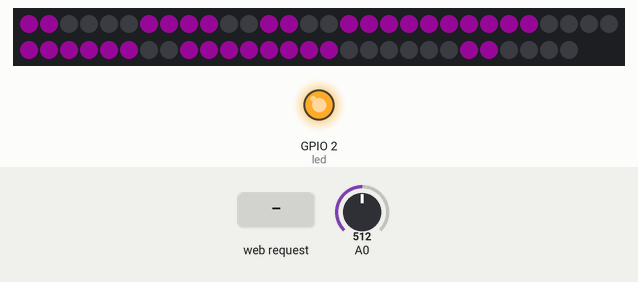
Simulated run of this sketch. Board: ESP8266 (NodeMCU). Parts: 58 RGB LEDs in strip order, left to right, continuing on the next row, output pins drawn as LEDs (lit = HIGH). Inputs (shaded band) come from the test bench; at power-on: A0 = 512. Dim RGB values are drawn brighter than linear; WiFi joins after 1.5 s; servers stay silent unless stated; network time is answered at once with the bench clock; the local clock reads 2024-03-15 10:24:30 at power-on unless the sketch sets it; not simulated (calls return 0 or success): credentials.h; what the sketch prints to the serial monitor is not drawn.

Above: at 3.2 s.
3.3 s: HTTP request GET /?r=1&g=1&b=1 received
At 4.8 s:
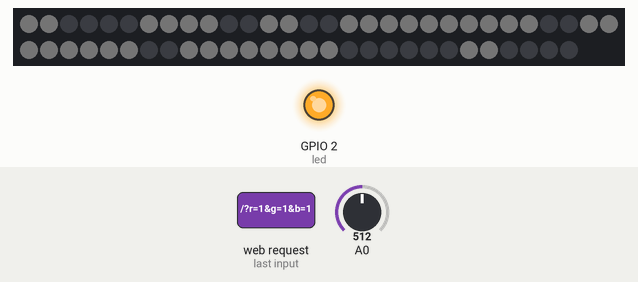
7.3 s: HTTP request GET /t received
Timing chart, 0 to 10.3 s (numbered marks = the images above; inputs shaded):
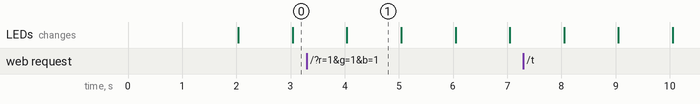

The sketch:

clockRTC.ino
```cpp
#include <NeoPixelBus.h>
#include <ESP8266WiFi.h>
#include <WiFiClient.h>
#include <ESP8266HTTPClient.h>
#include <ESP8266WebServer.h>
#include "credentials.h"
#include <Wire.h>
#include <RtcDS3231.h>
#include <NTPClient.h>
#include <WiFiUdp.h>

#include <Timezone.h>    // https://github.com/JChristensen/Timezone
// Central European Time (Frankfurt, Paris)
TimeChangeRule CEST = {"CEST", Last, Sun, Mar, 2, 120};     // Central European Summer Time
TimeChangeRule CET = {"CET ", Last, Sun, Oct, 3, 60};       // Central European Standard Time
Timezone CE(CEST, CET);

#define NUM_LEDS 58

WiFiUDP ntpUDP;
NTPClient timeClient(ntpUDP);

RtcDS3231<TwoWire> rtcObject(Wire);

int tSecond = 0;
int tHour = 20;
int tMinute = 22;
int divisor = 1024;
int r = 45;
int g = 0;
int b = 45;
boolean dot=true;

const uint8_t PixelPin = 3;  // make sure to set this to the correct pin, ignored for Esp8266(set to 3 by default for DMA)
NeoPixelBus<NeoGrbFeature, Neo800KbpsMethod> ledstrip(NUM_LEDS, PixelPin);
const int led = LED_BUILTIN;
int digits[10][7] = {
  {1, 1, 1, 0, 1, 1, 1}, //0
  {1, 0, 0, 0, 1, 0, 0}, //1
  {0, 1, 1, 1, 1, 1, 0}, //2
  {1, 1, 0, 1, 1, 1, 0}, //3
  {1, 0, 0, 1, 1, 0, 1}, //4
  {1, 1, 0, 1, 0, 1, 1}, //5
  {1, 1, 1, 1, 0, 1, 1}, //6
  {1, 0, 0, 0, 1, 1, 0}, //7
  {1, 1, 1, 1, 1, 1, 1}, //8
  {1, 1, 0, 1, 1, 1, 1}, //9
};
int off[7] = {0, 0, 0, 0, 0, 0, 0}; //off

RgbColor pixel = RgbColor((uint8_t)4, (uint8_t)0, (uint8_t)4);
RgbColor pixelOff(0, 0, 0);

ESP8266WebServer server(80);

void setup() {
  Serial.begin(115200);
  pinMode(led, OUTPUT); // Initialize the LED_BUILTIN pin as an output
  digitalWrite(led, LOW);
  Serial.begin(115200);
  connectWifi();
  rtcObject.Begin();
  getInternetTime();
  delay(500);
  ledstrip.Begin();//Begin output
  ledstrip.Show();//Clear the strip for use
  digitalWrite(led, HIGH);
  server.on("/", handleRoot);
  server.on("/t", handleGetTime);
  server.begin();
  timeClient.begin();
}

void getRTCTime() {
  RtcDateTime currentTime = rtcObject.GetDateTime();
  char str[20];
  sprintf(str, "%d/%d/%d %d:%d:%d",
          currentTime.Year(),   //get year method
          currentTime.Month(),  //get month method
          currentTime.Day(),    //get day method
          currentTime.Hour(),   //get tHour method
          currentTime.Minute(), //get tMinute method
          currentTime.Second()  //get tSecond method
         );
  Serial.println(str); //print the string to the serial port
  tSecond = currentTime.Second();
  tMinute = currentTime.Minute();
  tHour = currentTime.Hour();
}

void loop() {
  server.handleClient();
  int light = analogRead(A0);
  float ledValue = 1 - ((float)light) / ((float)1024);
  /*
  Serial.print("Light: ");
  Serial.print(light);
  Serial.print(" ledValue: ");
  Serial.println(ledValue);
  */
  int rl=r*ledValue;
  int gl=g*ledValue;
  int bl=b*ledValue;
  if (rl<1)rl=1;
  if (gl<1)gl=1;
  if (bl<1)bl=1;
  /*
  Serial.print(" r: ");
  Serial.print(rl);
  Serial.print(" g: ");
  Serial.print(gl);
  Serial.print(" b: ");
  Serial.println(bl);
  */
  pixel = RgbColor(rl, gl, bl);

  tSecond++;
  if (tSecond == 60) {
    tSecond = 0;
    tMinute++;
    getRTCTime();
  }
  if (tMinute == 60) {
    tMinute = 0;
    tHour++;
  }
  if (tHour == 24) {
    tHour = 0;
    getInternetTime();
  }

  int d0 = tHour / 10;
  int d1 = tHour % 10;
  int d2 = tMinute / 10;
  int d3 = tMinute % 10;

  digitAt(0, digits[d3]);
  digitAt(1, digits[d2]);
  digitAt(2, digits[d1]);
  digitAt(3, d0==0?off:digits[d0]);

  if (dot) {
    ledstrip.SetPixelColor(28, pixel);
    ledstrip.SetPixelColor(29, pixel);
  } else {
    ledstrip.SetPixelColor(28, pixelOff);
    ledstrip.SetPixelColor(29, pixelOff);
  }
  dot = !dot;
  ledstrip.Show();
  delay(1000);
}

void handleGetTime() {
  getInternetTime();
  server.send(200, "text/html", "ok");
}

void handleRoot() {
  String sr = server.arg("r");
  String sg = server.arg("g");
  String sb = server.arg("b");
  String sl = server.arg("l");
  if (sr != "" && sg != "" && sb != "") {
    r = server.arg("r").toInt();
    g = server.arg("g").toInt();
    b = server.arg("b").toInt();
    Serial.print("r=");Serial.print(r);
    Serial.print(", g=");Serial.print(g);
    Serial.print(", b=");Serial.println(b);
    pixel = RgbColor(r,g,b);
  }
  if (sl != "") {
    divisor = sl.toInt();
    Serial.print("l=");Serial.println(divisor);
  }
  String html = "";
  html+="<!DOCTYPE html><html><head>";
  html+="  <link rel='stylesheet' href='https://stackpath.bootstrapcdn.com/bootstrap/4.3.1/css/bootstrap.min.css'>";
  html+="  <script src='https://cdnjs.cloudflare.com/ajax/libs/jscolor/2.0.4/jscolor.min.js'></script>";
  html+="  <style>input{font-size:48px;}</style></head> ";
  html+="<body>";
  html+="<input onchange='update(this.jscolor)' value=\"ffcc00\" class=\"jscolor {width:800, height:600}\">";
  html+="<br>red: <input id='r'>";
  html+="<br>green:  <input id='g'>";
  html+="<br>blue: <input id='b'>";
  html+="<br>brightness divide by: <input id='l' value='4'>";
  html+="<p id='rect' style='border:1px solid gray; width:161px; height:100px;'> ";
  html+="<p> ";
  html+="<input type='button' onclick='setColor()' value='Apply'> ";
  html+="</p>";
  html+=" ";
  html+="<script>";
  html+="function setColor() {";
  html+="r = document.getElementById('r').value; ";
  html+="g = document.getElementById('g').value; ";
  html+="b = document.getElementById('b').value; ";
  html+="l = document.getElementById('l').value; ";
  html+="window.location.href = \"/?r=\" + Math.round(r) + \"&g=\" + Math.round(g) + \"&b=\" + Math.round(b) + \"&l=\" + Math.round(l) ";
  html+="}";
  html+="function update(jscolor) { ";
  html+="console.log(jscolor.rgb[0]); ";
  html+="console.log(jscolor.rgb[1]); ";
  html+="console.log(jscolor.rgb[2]); ";
  html+="document.getElementById('r').value=jscolor.rgb[0];";
  html+="document.getElementById('g').value=jscolor.rgb[1];";
  html+="document.getElementById('b').value=jscolor.rgb[2];";
  html+="document.getElementById('rect').style.backgroundColor = '#' + jscolor";
  html+="}";
  html+="</script></body></html>";
  server.send(200, "text/html", html);
}

void digitAt(int position, int digit[]) {
  int offset = position * 7 * 2;
  if (position > 1) {
    offset += 2; // colon between numbers
  }
  for (int j = 0; j < 7; j++) {
    ledstrip.SetPixelColor(offset + j * 2, digit[j] == 1 ? pixel : pixelOff);
    ledstrip.SetPixelColor(offset + j * 2 + 1, digit[j] == 1 ? pixel : pixelOff);
  }
}

void connectWifi() {
  WiFi.begin(STASSID, STAPSK);
  WiFi.mode(WIFI_STA);
  while (WiFi.status() != WL_CONNECTED) {
    delay(500);
    Serial.print(".");
  }
  Serial.print("Connected to ");
  Serial.println(STASSID);
  Serial.print("IP address: ");
  Serial.println(WiFi.localIP());
}

void getInternetTime() {
  timeClient.update();
  Serial.print("Got ntp time: ");
  Serial.println(timeClient.getFormattedTime());
  time_t utc = timeClient.getEpochTime();
  setSummerTime(utc, "Berlin");
  RtcDateTime currentTime = RtcDateTime(00, 1, 1, tHour, tMinute, tSecond); //define date and time object
  rtcObject.SetDateTime(currentTime); //configure the RTC with object
}

// given a Timezone object, UTC and a string description, convert and print local time with time zone
void setSummerTime(time_t utc, const char *descr)
{
    char buf[40];
    char m[4];    // temporary storage for month string (DateStrings.cpp uses shared buffer)
    TimeChangeRule *tcr;        // pointer to the time change rule, use to get the TZ abbrev

    time_t t = CE.toLocal(utc, &tcr);
    strcpy(m, monthShortStr(month(t)));
    sprintf(buf, "%.2d:%.2d:%.2d %s %.2d %s %d %s",
        hour(t), minute(t), second(t), dayShortStr(weekday(t)), day(t), m, year(t), tcr -> abbrev);
    Serial.print("Summer Time: ");
    Serial.print(buf);
    Serial.print(' ');
    Serial.println(descr);
    tHour = hour(t);
    tMinute = minute(t);
    tSecond = second(t);
}
```

Measured:
- after the input at 3.3 s, the LEDs: change after 0.74 s (image 1)
